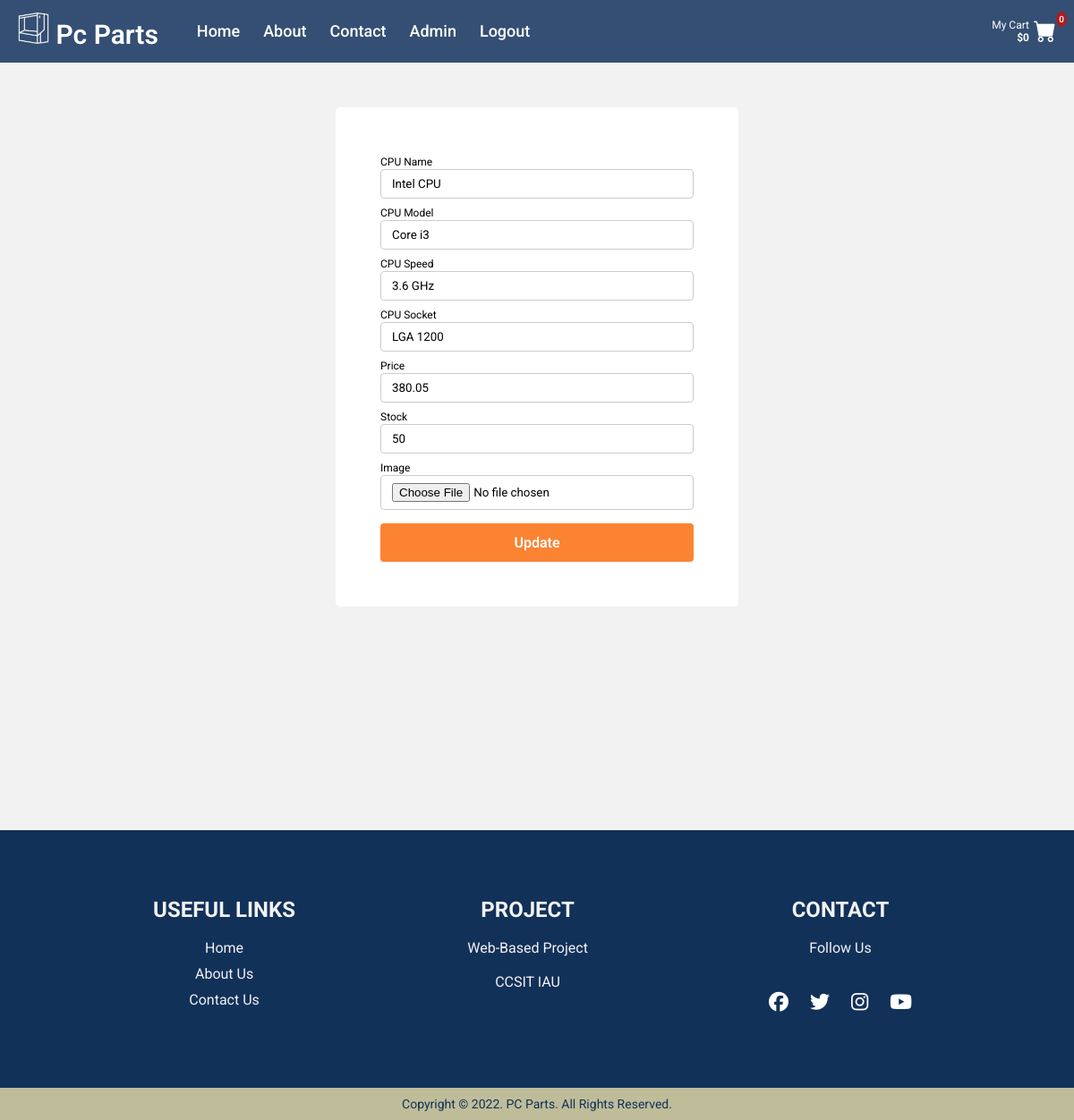
Screenshot of /edit-cpu.php?id=1 (signed in) with the database file from the repository.
### tables this page shows
CREATE TABLE `cpu` (
  `id` int(11) NOT NULL,
  `cpuName` varchar(40) DEFAULT NULL,
  `cpuModel` varchar(40) DEFAULT NULL,
  `cpuSpeed` varchar(40) DEFAULT NULL,
  `cpuSocket` varchar(40) DEFAULT NULL,
  `Price` varchar(40) DEFAULT NULL,
  `Stock` int(11) DEFAULT NULL,
  `image` varchar(200) NOT NULL
);

### model/DBconnect.php (called while the page is built, shortened)
<?php
function connect()
{
    $conn = new mysqli("localhost", "root", "", "newshop");
    return $conn;
}
function searchCpuId($id)
{
    $conn = connect();
    $sql = $conn->prepare("SELECT * FROM cpu WHERE id = ?");
    $sql->bind_param("i", $id);
    $sql->execute();
    $res = $sql->get_result();
    return $res->fetch_all(MYSQLI_ASSOC);
}

### controller/EditCpuAction.php (called while the page is built, shortened)
<?php
include "model/DBconnect.php";
if ($_SERVER["REQUEST_METHOD"] === "GET") {
    $prod = searchCpuId($_GET["id"])[0];
}

### edit-cpu.php (the view, shortened to what this page needs)
<!DOCTYPE html>
<html lang="en">
<?php
include 'include/head.php';
include './controller/EditCpuAction.php';
?>
<link rel="stylesheet" href="./css/addForm.css">
<body>
    <?php include 'include/navbar.php' ?>
    <div class="main-div">
        <div class="container">
            <form method="POST" enctype="multipart/form-data" action="<?php echo htmlspecialchars($_SERVER["PHP_SELF"]); ?>">
                <div class="form-group">
                    <label for="cpuName">CPU Name</label>
                    <input type="text" id="cpuName" name="cpuName" placeholder="CPU Name" value="<?php echo $prod["cpuName"] ?? '' ?>">
                </div>
                <div class="form-group">
                    <label for="cpuModel">CPU Model</label>
                    <input type="text" id="cpuModel" name="cpuModel" placeholder="CPU Model" value="<?php echo $prod["cpuModel"] ?? ''  ?>">
                </div>
                <div class="form-group">
                    <label for="cpuSpeed">CPU Speed</label>
                    <input type="text" id="cpuSpeed" name="cpuSpeed" placeholder="Your name.." value="<?php echo $prod["cpuSpeed"] ?? ''  ?>">
                </div>
                <div class="form-group">
                    <label for="cpuSocket">CPU Socket</label>
                    <input type="text" id="cpuSocket" name="cpuSocket" placeholder="CPU Socket" value="<?php echo $prod["cpuSocket"] ?? ''  ?>">
                </div>
                <div class="form-group">
                    <label for="price">Price</label>
                    <input type="number" step="0.01" id="price" name="price" placeholder="Price" value="<?php echo $prod["Price"] ?? ''  ?>">
                </div>
                <div class="form-group">
                    <label for="stock">Stock</label>
                    <input type="number" id="stock" name="stock" placeholder="Stock" value="<?php echo $prod["Stock"] ?? ''  ?>">
                </div>
                <div class="form-group">
                    <label for="image">Image</label>
                    <input type="file" accept="image/*" id="image" name="image" onchange="handleUploadImage(this);" />
                </div>
                <input type="submit" value="Update">
            </form>
        </div>
    </div>
    <?php include 'include/footer.php' ?>
</body>
</html>

### css/nav.css (style rules this page uses)
* { margin: 0; padding: 0; box-sizing: border-box; text-decoration: none; font-family: "Roboto"; }
.container { margin: 50px 0; max-width: 1000px; margin: 0 auto; }

### css/Card-flip.css (style rules this page uses)
* { font-family: "Roboto"; }
html body { height: 100%; background-color: #F2F2F2; }

### css/footer.css (style rules this page uses)
* { font-family: "Roboto"; }

### css/addForm.css (style rules this page uses)
.container { display: block; justify-content: center; border-radius: 5px; background-color: #fff; padding: 50px; max-width: 450px; margin: 50px auto; }
label { font-size: 12px; }
.container .form-group { margin-bottom: 5px; }
input[type="text"], input[type="number"], input[type="file"] { width: 100%; padding: 8px 12px; border: 1px solid #ccc; border-radius: 4px; box-sizing: border-box; }
input[type="submit"] { margin-top: 15px; background-color: #fb8332; color: white; padding: 12px 20px; display: block; border: none; border-radius: 4px; cursor: pointer; width: 100%; font-weight: 600; font-size: 16px; transition: 0.3s; }

### rows the page displays
cpu: cpuName "Intel CPU", cpuModel "Core i3", cpuSpeed "3.6 GHz", cpuSocket "LGA 1200", price "380.05", stock "50"
